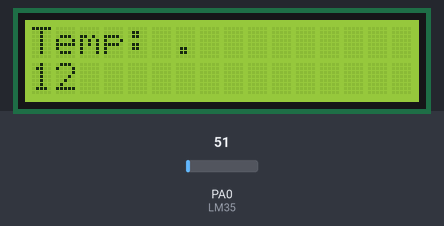
Bench run of a program on a simulated ATmega32, built with avr-gcc and emulated at 8 MHz. Parts: 16×2 character LCD. Wiring (inferred from the names in the program): character LCD (HD44780): RS PC0; R/W PC1; E PC2; data PB0, PB1, PB2, PB3, PB4, PB5, PB6, PB7. Inputs (shaded band) come from the test bench; at power-on: PA0 (LM35) = 51.

Above: at 1.3 s.
1.4 s: PA0 (LM35) set to 61
At 2.8 s:
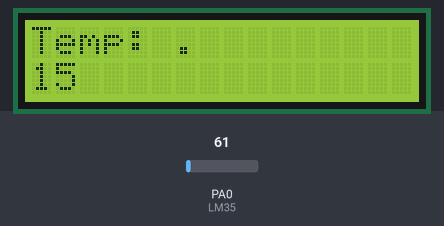
3.2 s: PA0 (LM35) set to 71
At 4.3 s:
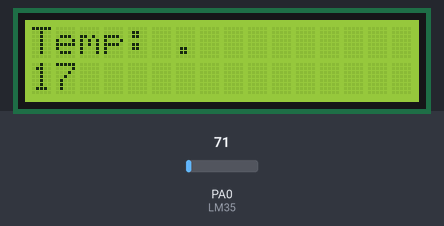
4.8 s: PA0 (LM35) set to 86
At 6.1 s:
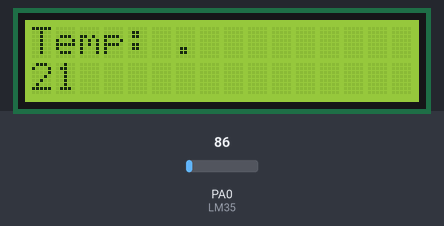
Timing chart, 0 to 7.8 s (numbered marks = the images above; inputs shaded):
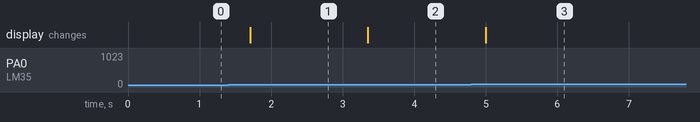

Measured:
- after the input at 1.4 s, the display: changes after 0.31 s (image 1)
- after the input at 3.2 s, the display: changes after 0.15 s (image 2)
- after the input at 4.8 s, the display: changes after 0.20 s (image 3)

The program:

main.c
```c
/*
 * main.c
 *
 *  Created on: Aug 5, 2020
 *      Author: my
 */

/* MCAL */
#include "STD_TYPES.h"
#include "DIO_interface.h"
#include "BIT_MATH.h"

/* HAL */
#include "LCD_interface.h"
#include "ADC_interface.h"
#include "LM35_interface.h"
#include <avr/delay.h>

void main(void)
{
	/*Local Variables*/
	u8 Local_u8String[] = "Temp: "; //Max 20 Char
	u8 Local_u8StringSize = (sizeof(Local_u8String) - 1);
	u16 Local_u16ADCValue = 0;
	f32 Local_f32ActualTemp = 0;

	DIO_u8SetPortDirection(LCD_DATA_PORT, DIO_MAX_PORT_VALUE);
	DIO_u8SetPinDirection(LCD_CONTROL_PORT, LCD_RS_PIN, DIO_OUTPUT);
	DIO_u8SetPinDirection(LCD_CONTROL_PORT, LCD_RW_PIN, DIO_OUTPUT);
	DIO_u8SetPinDirection(LCD_CONTROL_PORT, LCD_E_PIN, DIO_OUTPUT);

	/*LCD Initialization*/
	LCD_voidInitialization();

	/*ADC Initialization*/
	ADC_voidInitialization();

	/*ADC PIN Direction*/
	DIO_u8SetPinDirection(DIO_PORT_0, DIO_PIN_0, DIO_INPUT);

	while(1)
	{
		/*Get the Digital Reading from ADC*/
		ADC_u8GetReading(Channel_0, &Local_u16ADCValue);

		/*Convert the Value to Actual TEMP*/
		LM35_u8Tempreature(Local_u16ADCValue, &Local_f32ActualTemp);

		/*Print the Actual TEMP on LCD*/
		LCD_u8GoToXY(0, 0);
		LCD_u8WriteString(Local_u8String, Local_u8StringSize);

		LCD_u8FloatNB(Local_f32ActualTemp, 3, 6, 0);
		LCD_u8WriteINT(Local_u16ADCValue, 0, 1);

		_delay_ms(500);
	}
}
```

ADC_interface.h
```c
/*****************************************/
/* ADC_interface.h						 */
/*										 */
/*  Created on: Aug 5, 2020				 */
/*  Author    : PHLIMON					 */
/*  Version   : V01  					 */
/*****************************************/

#ifndef ADC_INTERFACE_H_
#define ADC_INTERFACE_H_

/*32 Available Channels in ADC*/
#define Channel_0		0
#define Channel_1		1
#define Channel_2		2
#define Channel_3		3
#define Channel_4		4
#define Channel_5		5
#define Channel_6		6
#define Channel_7		7
#define Channel_8		8
#define Channel_9		9
#define Channel_10		10
#define Channel_11		11
#define Channel_12		12
#define Channel_13		13
#define Channel_14		14
#define Channel_15		15
#define Channel_16		16
#define Channel_17		17
#define Channel_18		18
#define Channel_19		19
#define Channel_20		20
#define Channel_21		21
#define Channel_22		22
#define Channel_23		23
#define Channel_24		24
#define Channel_25		25
#define Channel_26		26
#define Channel_27		27
#define Channel_28		28
#define Channel_29		29
#define Channel_30		30
#define Channel_31		31

/*Choosing the ADC Voltage Reference*/
#define Voltage_REF		ADC_AVCC
#define ADC_AVCC 		0 	//5V
#define ADC_AREF		1	//Adjusted
#define ADC_Internal	2	//2.56V

/*Choosing the prescaler*/
#define Prescaler 			ADC_Prescaler_2		//Crystal Freq. / Prescaler
#define ADC_Prescaler_2		2
#define ADC_Prescaler_4  	4
#define ADC_Prescaler_8		8
#define ADC_Prescaler_16	16
#define ADC_Prescaler_32	32
#define ADC_Prescaler_64	64
#define ADC_Prescaler_128	128

/*Left Right Adjustment*/
#define Resolution			ADC_ADCH   //0 for ADCL Right Adjustment, 1 for ADCH Left Adjustment
#define ADC_ADCL 0			 		   //Reads the Low Bits 0 - 7 then 8 - 9 in second register
#define ADC_ADCH 1			  		   //Reads the high Bits 2 - 9 then 0 - 1 in second register

/*ADC Interrupt Enable or Disable*/
#define ADC_Interrupt 		ADC_Interrupt_Enable
#define ADC_Interrupt_Enable 1
#define ADC_Interrupt_Diable 0

//ADC Enable or Disable
#define ADC_Enabling 		ADC_Enable
#define ADC_Enable  1
#define ADC_Disable 0

/* Description	: Initializing all required (Voltage Reference, Prescaler and Resolution) then Enable ADC
 * Input		: Non
 * Output		: Non
 */
void ADC_voidInitialization(void);

/* Description	: Get the Digital Value read by ADC
 * Input		: Channel Number, Pointer to put the Value in
 * Output		: Error State -> 0 No Error
 * 								 1 Error
 */
u8 ADC_u8GetReading(u8 Copy_u8Channel, u16 *Copy_u16DigitalValue);

#endif /* ADC_INTERFACE_H_ */
```

ADC_program.c
```c
/*****************************************/
/* ADC_interface.h						 */
/*										 */
/*  Created on: Aug 5, 2020				 */
/*  Author    : PHLIMON					 */
/*  Version   : V01  					 */
/*****************************************/

/*Types*/
#include "STD_TYPES.h"

/*Dependences*/
#include "BIT_MATH.h"
#include "AVR_DIO_REG.h"
#include "AVR_ADC_REG.h"

/*Module*/
#include "DIO_interface.h"
#include "ADC_interface.h"

/* Description	: Initializing all required (Voltage Reference, Prescaler and Resolution) then Enable ADC
 * Input		: Non
 * Output		: Non
 */
void ADC_voidInitialization(void)
{
	/*Choosing Reference Voltage*/
#if Voltage_REF == ADC_AVCC
	SET_BIT(ADMUX, ADMUX_REFS0);
	CLR_BIT(ADMUX, ADMUX_REFS1);

#elif Voltage_REF == ADC_AREF
	CLR_BIT(ADMUX, ADMUX_REFS0);
	CLR_BIT(ADMUX, ADMUX_REFS1);

#elif Voltage_REF == ADC_Internal
	SET_BIT(ADMUX, ADMUX_REFS0);
	SET_BIT(ADMUX, ADMUX_REFS1);

#endif


	/*Choosing Prescaler*/
#if Prescaler == ADC_Prescaler_2
	CLR_BIT(ADCSRA, ADCSRA_ADPS0);
	CLR_BIT(ADCSRA, ADCSRA_ADPS1);
	CLR_BIT(ADCSRA, ADCSRA_ADPS2);

#elif Prescaler == ADC_Prescaler_4
	CLR_BIT(ADCSRA, ADCSRA_ADPS0);
	SET_BIT(ADCSRA, ADCSRA_ADPS1);
	CLR_BIT(ADCSRA, ADCSRA_ADPS2);

#elif Prescaler == ADC_Prescaler_8
	SET_BIT(ADCSRA, ADCSRA_ADPS0);
	SET_BIT(ADCSRA, ADCSRA_ADPS1);
	CLR_BIT(ADCSRA, ADCSRA_ADPS2);

#elif Prescaler == ADC_Prescaler_16
	CLR_BIT(ADCSRA, ADCSRA_ADPS0);
	CLR_BIT(ADCSRA, ADCSRA_ADPS1);
	SET_BIT(ADCSRA, ADCSRA_ADPS2);

#elif Prescaler == ADC_Prescaler_32
	SET_BIT(ADCSRA, ADCSRA_ADPS0);
	CLR_BIT(ADCSRA, ADCSRA_ADPS1);
	SET_BIT(ADCSRA, ADCSRA_ADPS2);

#elif Prescaler == ADC_Prescaler_64
	CLR_BIT(ADCSRA, ADCSRA_ADPS0);
	SET_BIT(ADCSRA, ADCSRA_ADPS1);
	SET_BIT(ADCSRA, ADCSRA_ADPS2);

#elif Prescaler == ADC_Prescaler_128
	SET_BIT(ADCSRA, ADCSRA_ADPS0);
	SET_BIT(ADCSRA, ADCSRA_ADPS1);
	SET_BIT(ADCSRA, ADCSRA_ADPS2);

#endif


	/*Choosing Left or Right Adjustment*/
#if Resolution == ADC_ADCL
	CLR_BIT(ADMUX, ADMUX_ADLAR);

#elif Resolution == ADC_ADCH
	SET_BIT(ADMUX, ADMUX_ADLAR);

#endif


	/*Choosing Interrupt Enable or Disable*/
#if ADC_Interrupt == ADC_Interrupt_Enable
	SET_BIT(ADCSRA, ADCSRA_ADIE);
#elif ADC_Interrupt == ADC_Interrupt_Disable
	CLR_BIT(ADCSRA, ADCSRA_ADIE);
#endif


	/*Enable or Disable ADC Peripheral*/
#if ADC_Enabling == ADC_Enable
	SET_BIT(ADCSRA, ADCSRA_ADEN);

#elif ADC_Enabling == ADC_Disable
	CLR_BIT(ADCSRA, ADCSRA_ADEN);
#endif
}

/* Description	: Get the Digital Value read by ADC
 * Input		: Channel Number, Pointer to put the Value in
 * Output		: Error State -> 0 No Error
 * 								 1 Error
 */
u8 ADC_u8GetReading(u8 Copy_u8Channel, u16 *Copy_u16DigitalValue)
{
	u8 Local_u8Error = 0, Local_u8LowValue = 0;

	if(Copy_u8Channel > 31)
	{
		Local_u8Error = 1;
	}
	else
	{
		/* the anding is for make the last 3 bits as it is with no change
		 * and make the first 5 bits with zeros
		 * then the ORing for add the value of first 3 bits according to the channel
		 */
		ADMUX &= 0xE0;
		ADMUX |= Copy_u8Channel;

		/*Start Conversion*/
		SET_BIT(ADCSRA, ADCSRA_ADSC);

		/* While we polling not Interrupting
		 * wait till the conversion be done
		 */
		while(!(GET_BIT(ADCSRA, ADCSRA_ADIF)));

		/*Set the Flag to Clear*/
		SET_BIT(ADCSRA, ADCSRA_ADIF);

		/*Getting the Value by reading LOW Register First*/
		if(ADMUX_ADLAR == ADC_ADCL)
		{
			Local_u8LowValue = ADCL;
			/*Then Adding the ADCH Value to it as ADCL from bits 0 - 8 and ADCH bits 9 - 10*/
			*Copy_u16DigitalValue = (Local_u8LowValue) | (ADCH << 8);
		}
		else
		{
			/*This mean Ignoring ADCL and GET ADCH bits 2 - 9*/
			*Copy_u16DigitalValue = ADCH;
		}
	}

	return Local_u8Error;
}
```

AVR_ADC_REG.h
```c
/*****************************************/
/* AVR_ADC_REG.h						 */
/*										 */
/*  Created on: Aug 5, 2020				 */
/*  Author    : PHLIMON					 */
/*  Version   : V01  					 */
/*****************************************/

/*Header Guard*/
#ifndef AVR_ADC_REG_H_
#define AVR_ADC_REG_H_

/*ADC Multiplexer Register*/
#define ADMUX (*((u8*) 0x27))

#define ADMUX_MUX0			0
#define ADMUX_MUX1			1
#define ADMUX_MUX2			2
#define ADMUX_MUX3			3
#define ADMUX_MUX4			4
#define ADMUX_ADLAR			5
#define ADMUX_REFS0			6
#define ADMUX_REFS1			7

/*ADC Control and Status Register*/
#define ADCSRA (*((u8*) 0X26))

#define ADCSRA_ADPS0		0
#define ADCSRA_ADPS1		1
#define ADCSRA_ADPS2		2
#define ADCSRA_ADIE			3
#define ADCSRA_ADIF			4
#define ADCSRA_ADATE		5
#define ADCSRA_ADSC			6
#define ADCSRA_ADEN			7

/*Special Function I/O Register*/
#define SFIOR (*((U8*) 0X50))

#define SFIOR_PSR10			0
#define SFIOR_PSR2			1
#define SFIOR_PUD			2
#define SFIOR_ACME			3
#define SFIOR_ADTS0			5
#define SFIOR_ADTS1			6
#define SFIOR_ADTS2			7

/*ADC High Register*/
#define ADCH (*((u8*) 0X25))

/*ADC Low Register*/
#define ADCL (*((u8*) 0X24))

#endif /* AVR_ADC_REG_H_ */
```

AVR_DIO_REG.h
```c
/*
 * AVR_DIO_REG.h
 *
 *  Created on: May 24, 2020
 *      Author: my
 */

#ifndef AVR_DIO_REG_H_
#define AVR_DIO_REG_H_

/*Register with Memory Maping for Port A*/
#define PORTA (*((u8*) 0x3B))
#define DDRA  (*((u8*) 0x3A))
#define PINA  (*((u8*) 0x39))

/*Register with Memory Maping for Port B*/
#define PORTB (*((u8*) 0x38))
#define DDRB  (*((u8*) 0x37))
#define PINB  (*((u8*) 0x36))

/*Register with Memory Maping for Port C*/
#define PORTC (*((u8*) 0x35))
#define DDRC  (*((u8*) 0x34))
#define PINC  (*((u8*) 0x33))

/*Register with Memory Maping for Port D*/
#define PORTD (*((u8*) 0x32))
#define DDRD  (*((u8*) 0x31))
#define PIND  (*((u8*) 0x30))

#endif /* AVR_DIO_REG_H_ */
```

LM35_Program.c
```c
/*
 * LM35_Program.c
 *
 *  Created on: Aug 6, 2020
 *      Author: my
 */

/*Types*/
#include "STD_TYPES.h"

/*Dependences*/
#include "BIT_MATH.h"
#include "AVR_DIO_REG.h"

/*Module*/
#include "DIO_interface.h"
#include "ADC_interface.h"
#include "LM35_interface.h"
#include "LCD_interface.h"

/*Delay*/
#include<avr/delay.h>

#define ADC_Voltage

/*
 * Vref = 5v
 * Resolution = 2^10 = 1024 	 2^Number of Bits(10 BIT or 8BIT)
 * step size = Vref / 2^resolution = 5/1024 = 0.0048828215V		4.8828215mV
 * Analog Value = Digital Value * Step Size(mV)
 *
 * LM35 Transfer is 10mV
 *
 * so Actual Reading = Analog Value /10
 * */

/* Description	: Convert The ADC Value Into Analog Temperature
 * Input		: Sensor Read, pointer to store the converted Value
 * Output		: Error State -> 0 No Error
 * 								 1 Error
 */
u8 LM35_u8Tempreature(u16 Copy_u16SensorRead, f32 *Copy_f32ActualValue)
{
	u8  Local_u8Erorr = 0, Local_u8VoltageRef = 0;
	f32 Local_f32StepSize = 0;

#if Voltage_REF == ADC_AVCC
	Local_u8VoltageRef = 5;

#elif Voltage_REF == ADV_AREF
	Local_u8VoltageRef = 2.56;

#endif

	Local_f32StepSize = ((Local_u8VoltageRef / 1024) * 1000);	//Gives me Step Size in mV

	*Copy_f32ActualValue = (Copy_u16SensorRead * Local_f32StepSize) / 10;

	return Local_u8Erorr;
}

/* Description	: Print a Float Temp on LCD
 * Input		: Temp Value
 * Output		: Error State -> 0 No Error
 * 								 1 Error
 */
u8 LM35_u8TempPrintLCD(f32 Copy_f32Temp)
{
	u8 Local_u8Error = 0;
	u8 Local_u8String[] = "Temp: "; //Max 20 Char
	u8 Local_u8StringSize = (sizeof(Local_u8String) - 1);

	LCD_u8WriteString(Local_u8String, Local_u8StringSize);

	LCD_u8FloatNB(Copy_f32Temp, 3, 7, 0);

	return Local_u8Error;
}
```

LM35_interface.h
```c
/*
 * LM35_interface.c
 *
 *  Created on: Aug 6, 2020
 *      Author: my
 */

#ifndef LM35_INTERFACE_C_
#define LM35_INTERFACE_C_

/* Description	: Convert The ADC Value Into Analog Temperature
 * Input		: Sensor Read, pointer to store the converted Value
 * Output		: Error State -> 0 No Error
 * 								 1 Error
 */
u8 LM35_u8Tempreature(u16 Copy_u16SensorRead, f32 *Copy_f32ActualValue);

/* Description	: Print a Float Temp on LCD
 * Input		: Temp Value
 * Output		: Error State -> 0 No Error
 * 								 1 Error
 */
u8 LM35_u8TempPrintLCD(f32 Copy_f32Temp);

#endif /* LM35_INTERFACE_C_ */
```

LCD_interface.h
```c
/*
 * LCD_interface.h
 *
 *  Created on: May 29, 2020
 *      Author: my
 */

#ifndef LCD_INTERFACE_H_
#define LCD_INTERFACE_H_

#define LCD_DATA_PORT 				DIO_PORT_1
#define LCD_CONTROL_PORT		 	DIO_PORT_2
#define LCD_RS_PIN					DIO_PIN_0
#define LCD_RW_PIN					DIO_PIN_1
#define LCD_E_PIN					DIO_PIN_2

#define MAX_U32_NB					4294967295
#define MAX_NB_BITS_SPECIAL_CHAR 	64
#define NB_OF_SPECIAL_CHAR			8
#define AC_REG_COMMAND				128
#define DDRAM_LINE1_FIRST_LOCATION	0x00
#define DDRAM_LINE2_FIRST_LOCATION	0x40
#define LCD_LINE_NB_OF_DIGITS		16

#define LCD_MAX_SCROLL_LINE			41
#define LCD_OV_LINE_1				103
#define LCD_OV_LINE_2				232
#define LCD_SCROLL_TO_LEFT			0
#define LCD_SCROLL_TO_RIGHT			1
#define LCD_MAX_CHAR				20

/* Description	: Send a Command to LCD through the Data PORT
 * Input		: Command
 * Output		: Non
 */
void LCD_voidWriteCommand(u8 Copy_u8Command);

/* Description	: Clear LCD
 * Input		: Non
 * Output		: Non
 */
void LCD_voidClearLCD(void);

/* Description	: Send a Data to LCD through the Data PORT
 * Input		: Data
 * Output		: Non
 */
void LCD_voidWriteData(u8 Copy_u8Data);

/* Description	: Initializing the LCD
 * Input		: Non
 * Output		: Non
 */
void LCD_voidInitialization(void);

/* Description	: Write A string to LCD
 * Input		: Array of Strings, Size of this Array
 * Output		: Error State -> 0 No Error
 * 								 1 Error
 */
u8 LCD_u8WriteString(u8 *Copy_u8String, u8 Copy_u8StrSize);

/* Description	: Put the Cursor to specific position and print in this position
 * Input		: X Position, Y Position
 * Output		: Error State -> 0 No Error
 * 								 1 Error
 */
u8 LCD_u8GoToXY(u8 Copy_u8XPos, u8 Copy_u8YPos);

/* Description	: Store in a CGRAM Memory the Special Character
 * 					(TO PRINT THE SPECIAL CHAR USE LCD_u8WriteData with Input 0 -> 7as an ASCII code as in ASCII these positions
 * 					are for non printed characters and you have only 8 special Char from 0 -> 7
 * Input		: An Array of the Special Characters we have only 8 Positions
 * Output		: Error State -> 0 No Error
 * 								 1 Error
 */
u8 LCD_u8WriteSpecialChar(u8 *Copy_u8SpecialChar, u8 Copy_ArraySize);

/* Description	: Print an Integer on LCD u32 with Max number 4294967295
 * Input		: The Integer Number, X position, Y Position
 * Output		: Error State -> 0 No Error
 * 								 1 Error
 */
u8 LCD_u8WriteINT(u32 Copy_u32INT, u8 Copy_u8XPos, u8 Copy_u8YPos);

/* Description	: LCD Scrolling String to Left or to Right
 * Input		: The String, String size, Time in between, Left or Right, First Line or Second one
 * Output		: Error State -> 0 No Error
 * 								 1 Error
 */
u8 LCD_u8StringScroll(u8 *Copy_u8String, u8 Copy_u8StrSize, u16 Copy_u16Time, u8 Copy_u8RorL, u8 Copy_u8YPos);

u8 LCD_u8FloatNB(f32 Copy_f32Float, u8 Local_u8FloatDigits, u8 Copy_u8XPos, u8 Copy_u8YPos);
#endif /* LCD_INTERFACE_H_ */
```

BIT_MATH.h
```c
/*
 * BIT_MATH.h
 *
 *  Created on: May 24, 2020
 *      Author: my
 */

#ifndef BIT_MATH_H_
#define BIT_MATH_H_

/*shift lift for ONE with the bit number and or it with the variable*/
#define SET_BIT(VAR, BIT_NB) 			(VAR) |= (1 << (BIT_NB))

/*Shift lift for ONE with the bit Number and the NOT it then and it with the variable*/
#define CLR_BIT(VAR, BIT_NB) 			(VAR) &= ~ (1 << (BIT_NB))

/*Shift Lift for ONE with the bit number and the XOR it*/
#define TOGGLE_BIT(VAR, BIT_NB) 		(VAR) ^= (1 << (BIT_NB))

/*shift lift for ONE with bit number and NOT it then AND it with the variable and then OR it with the Value shifted lift with bit number*/
#define ASSIGN_BIT(VAR, BIT_NB, VAL) 	(VAR) = (VAR & (~(1 << BIT_NB))) | (VAL << BIT_NB)

/*shift right for variable and and it with ONE*/
#define GET_BIT(VAR, BIT_NB) 			((VAR >> BIT_NB) & 0x01)

#endif /* BIT_MATH_H_ */
```

DIO_interface.h
```c
/*
 * DIO_interface.h
 *
 *  Created on: May 24, 2020
 *      Author: my
 */

/*Header Guard*/
#ifndef DIO_INTERFACE_H_
#define DIO_INTERFACE_H_

/*Directions*/
#define DIO_INPUT   		0
#define DIO_OUTPUT  		1

/*Value*/
#define DIO_LOW  			0
#define DIO_HIGH 			1
#define DIO_MAX_PORT_VALUE 255
/*PORT Number*/
#define DIO_PORT_0			0
#define DIO_PORT_1			1
#define DIO_PORT_2			2
#define DIO_PORT_3			3

/*PIN Number*/
#define DIO_PIN_0  			0
#define DIO_PIN_1  			1
#define DIO_PIN_2  			2
#define DIO_PIN_3  			3
#define DIO_PIN_4  			4
#define DIO_PIN_5  			5
#define DIO_PIN_6  			6
#define DIO_PIN_7  			7

/*Null Pointer*/
#define NULL_POINTER ((u8*)0) //casting for the pointer

/* Description	: To Set Direction for the whole Port (Input, Output)
 * Input		: Port Number, Direction
 * Output		: Error State -> 0 No Error
 * 								 1 Error
 */
u8 DIO_u8SetPortDirection(u8 Copy_u8PortNB, u8 Copy_u8Dir);

/* Description	: To Set Value for the whole Port (High, Low)
 * Input		: Port Number, Value
 * Output		: Error State -> 0 No Error
 * 								 1 Error
 */
u8 DIO_u8SetPortValue(u8 Copy_u8PortNB, u8 Copy_u8Value);


/* Description	: To Set Direction for a Pin (Input, Output)
 * Input		: Port Number, Pin Number, Direction
 * Output		: Error State -> 0 No Error
 * 								 1 Error
 */
u8 DIO_u8SetPinDirection(u8 Copy_u8PortNB, u8 Copy_u8PinNB, u8 Copy_u8Dir);

/* Description	: To Set Value for Pin (High, Low)
 * Input		: Port Number, Pin Number, Value
 * Output		: Error State -> 0 No Error
 * 								 1 Error
 */
u8 DIO_u8SetPinValue(u8 Copy_u8PortNB, u8 Copy_u8PinNB, u8 Copy_u8Value);


/* Description	: To Get a Value for a whole Port
 * Input		: Port Number, Pointer for a Value
 * Output		: Error State -> 0 No Error
 * 								 1 Error
 */
u8 DIO_u8GetPortValue(u8 Copy_u8PortNB, u8 * Copy_u8Value);

/* Description	: To Get Value for a Pin
 * Input		: Port Number, Pin Number, Pointer for a Value
 * Output		: Error State -> 0 No Error
 * 								 1 Error
 */
u8 DIO_u8GetPinValue(u8 Copy_u8PortNB, u8 Copy_u8PinNB, u8 * Copy_u8Value);

/* Description	: To Toggle Pin Value(High, Low)
 * Input		: Port Number, Pin Number
 * Output		: Error State -> 0 No Error
 * 								 1 Error
 */
u8 DIO_u8TogglePinValue(u8 Copy_u8PortNB, u8 Copy_u8PinNB);

#endif /* DIO_INTERFACE_H_ */
```

STD_TYPES.h
```c
/*
 * STD_types.h
 *
 *  Created on: May 24, 2020
 *      Author: my
 */

#ifndef STD_TYPES_H_
#define STD_TYPES_H_

/*Make a standard name Convention for the Data Types*/
typedef unsigned char u8;
typedef signed char s8;

typedef unsigned short int u16;
typedef signed short int s16;

typedef unsigned long int u32;
typedef signed long int s32;

typedef float f32;
typedef double f64;

#endif /* STD_TYPES_H_ */
```

Source omitted: LCD_program.c (19269 bytes), DIO_program.c (6472 bytes)
